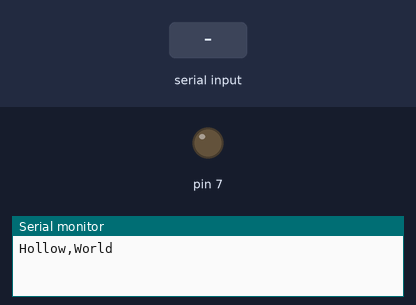
Recording of a sketch running on a simulated Arduino Uno, built with avr-gcc and run on an emulated ATmega328P. Parts: output pins drawn as LEDs (lit = HIGH), the last lines printed to the serial monitor. Inputs (shaded band) come from the test bench.

Above: at 1.2 s.
1.3 s: "1" received over Serial
At 3.1 s:
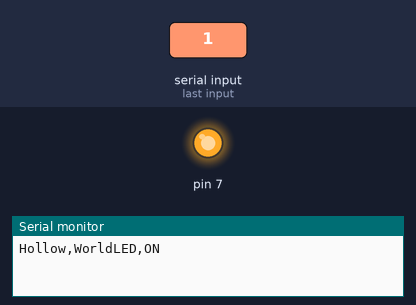
3.5 s: "0" received over Serial
At 4.7 s:
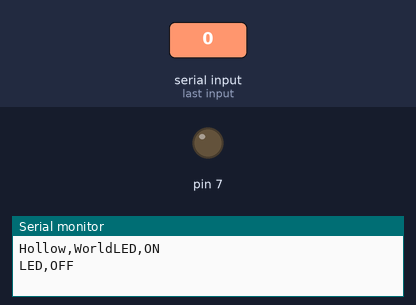
Timing chart, 0 to 6.5 s (numbered marks = the images above; inputs shaded):
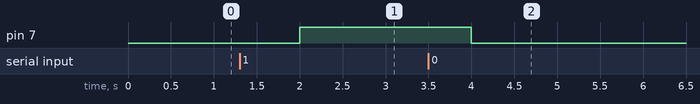

The sketch:

06050491.ino
```cpp
int R;
void setup() {
  Serial.begin(9600);
  pinMode(7,OUTPUT);
   Serial.print("Hollow,World");

}

void loop() {

  while(Serial.available() )
  {
    R = Serial.read();
    if(R == '0')
    {
      digitalWrite(7,LOW);
      Serial.println("LED,OFF");
    }
    else if(R== '1')
    {
     digitalWrite(7,HIGH);
     Serial.println("LED,ON");
    }
  }
 delay(1000);
}
```

Measured:
- after the input at 1.3 s, pin 7: LOW → HIGH after 0.70 s
- after the input at 3.5 s, pin 7: HIGH → LOW after 0.50 s
